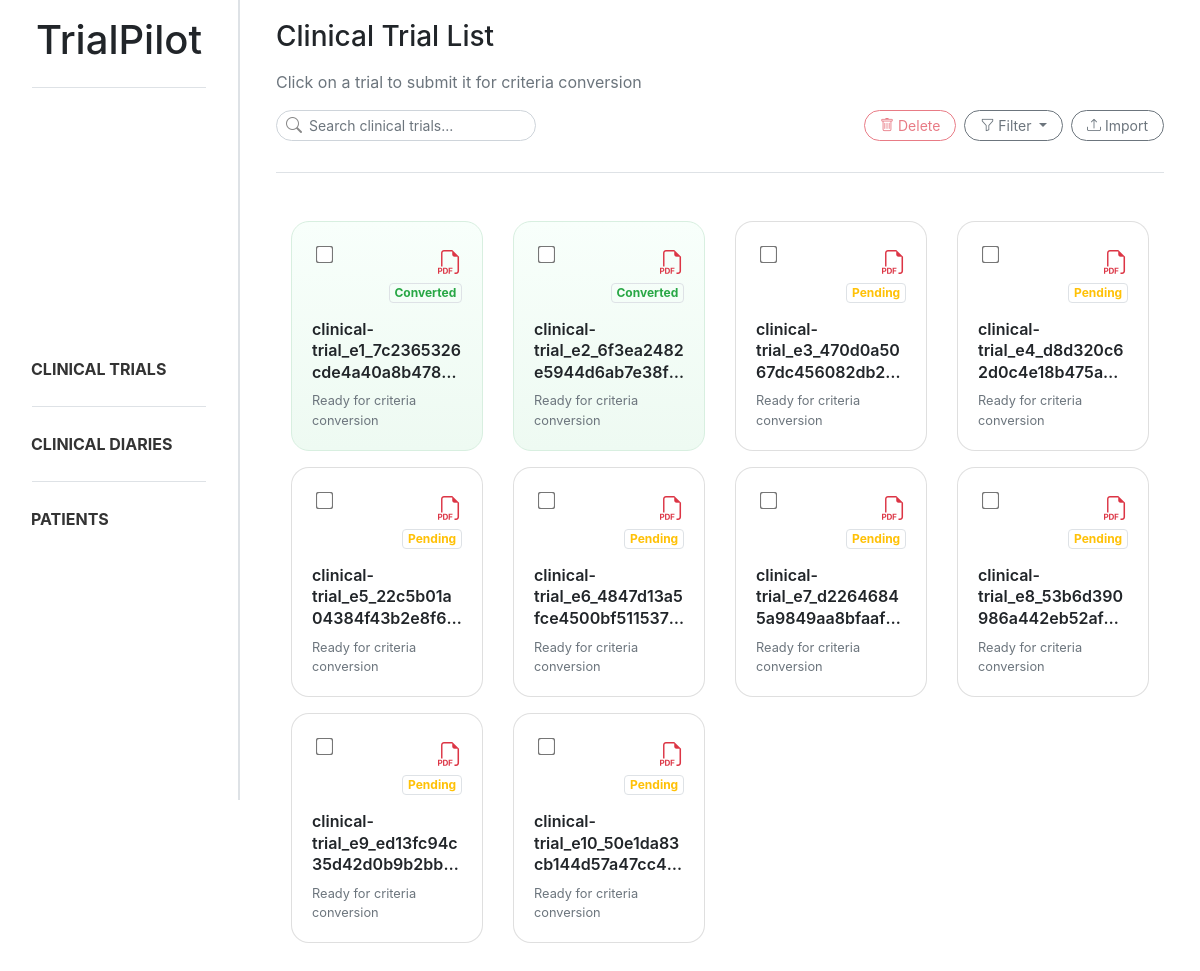
The page /trials/ on the database as committed earlier.
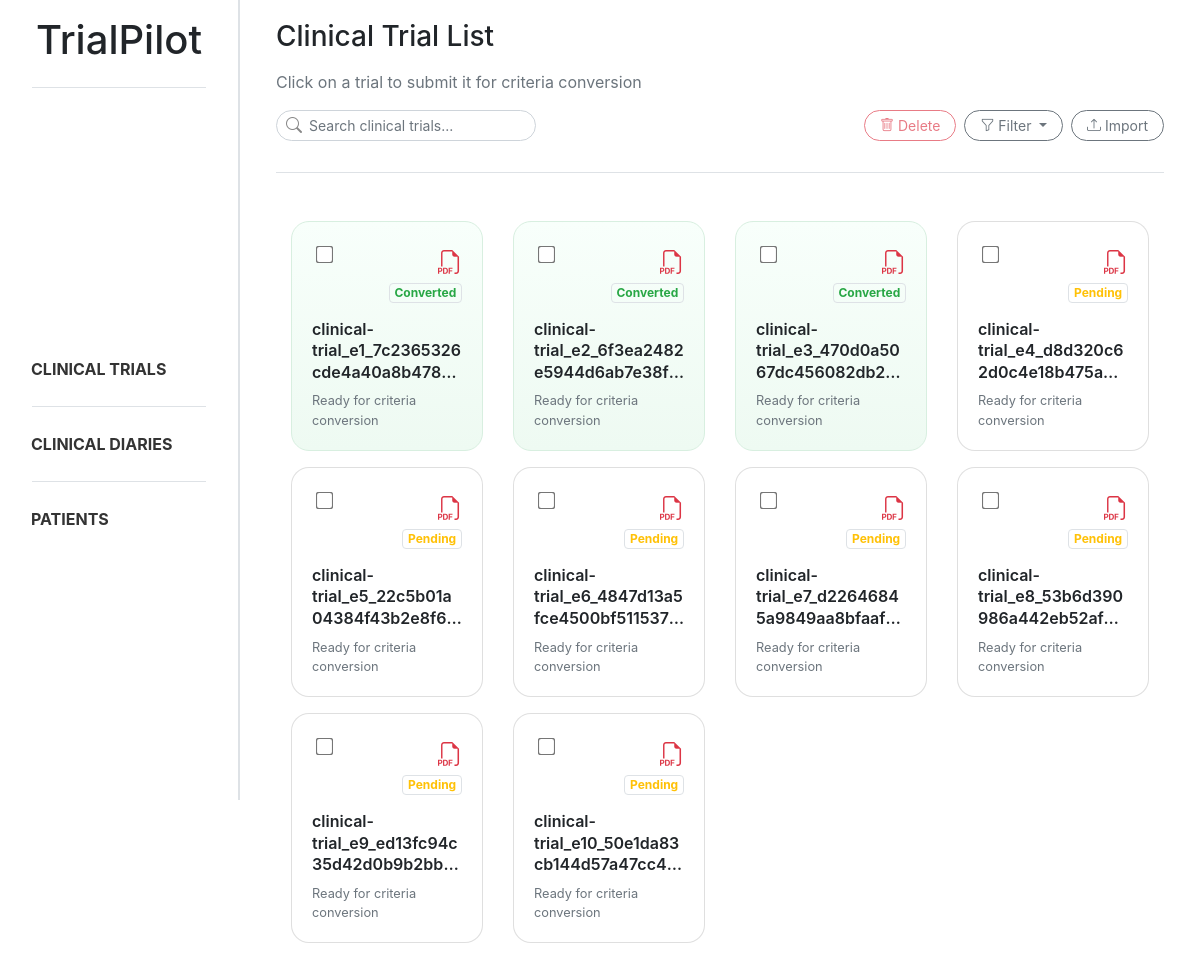
The same page on the database as committed later.
### trialpilot/models.py (models this page shows, shortened)
class Document(models.Model):
    class DocumentType(models.TextChoices):
        CLINICAL_DIARY = "diary", "Clinical Diary"
        CLINICAL_TRIAL = "trial", "Clinical Trial"
    title = models.CharField(max_length=255)
    type = models.CharField(max_length=20, choices=DocumentType.choices)
    extracted = models.BooleanField(default=False)
    created_at = models.DateTimeField(auto_now_add=True)
    updated_at = models.DateTimeField(auto_now=True)

### trialpilot/views.py (the view)
# urls.py: path('trials/', trial_list, name='trial_list'),
def trial_list(request):
    search = request.GET.get("search", "").strip()
    status = request.GET.get("status", "").strip()
    file_type = request.GET.get("file_type", "").strip().lower()
    trials = Document.objects.filter(type=Document.DocumentType.CLINICAL_TRIAL)
    if search:
        trials = trials.filter(title__icontains=search)
    if status == "extracted":
        trials = trials.filter(extracted=True)
    elif status == "not_extracted":
        trials = trials.filter(extracted=False)
    trial_data = []
    for trial in trials:
        if "." in trial.title:
            original_name, ext = trial.title.rsplit('.', 1)
            ext = ext.lower()
        else:
            ext = ""
        if file_type and ext != file_type:
            continue
        trial_data.append((trial, ext))
    return render(request, 'trialpilot/trial_list.html', {
        'trial_data': trial_data,
        'search': search,
        'status': status,
        'file_type': file_type,
    })

### trialpilot/templates/trialpilot/trial_list.html (shortened to what this page needs)
{% extends "trialpilot/base.html" %}
{% block content %}
<div class="d-flex flex-column mb-4 ml-3 mr-3">
    <h3 class="mb-3">Clinical Trial List</h3>
    <p class="text-muted">Click on a trial to submit it for criteria conversion</p>
    <div class="d-flex justify-content-between align-items-center mb-3">
        <form method="GET">
            <div class="position-relative" style="width:260px">
                <i class="bi bi-search position-absolute"
                    style="left:10px; top:50%; transform:translateY(-50%); color:#888;"></i>
                <input type="text" name="search" value="{{ search }}" class="form-control form-control-sm rounded-ui"
                    style="padding-left: 32px;" placeholder="Search clinical trials...">
            </div>
        </form>
        <div class="d-flex gap-2">
            <button id="deleteBtn" data-url="{% url 'trial_remove' %}" class="btn btn-outline-danger btn-sm rounded-ui"
                style="margin-right: 0.5rem;" disabled>
                <i class="bi bi-trash"></i>
                Delete
            </button>
            <div class="dropdown" style="margin-right: 0.5rem;">
                <button class="btn btn-outline-secondary btn-sm rounded-ui dropdown-toggle" type="button"
                    data-bs-toggle="dropdown" aria-expanded="false">
                    <i class="bi bi-funnel"></i>
                    Filter
                </button>
            </div>
            <button class="btn btn-outline-secondary btn-sm rounded-ui" data-bs-toggle="modal"
                data-bs-target="#uploadModal">
                <i class="bi bi-upload"></i>
                Import
            </button>
        </div>
    </div>
    <div class="sidebar-divider mb-4"></div>
</div>
<div class="row g-3 ml-3 mr-3">
    {% for trial, extension in trial_data %}
    <div class="col-12 col-sm-6 col-lg-4 col-xl-3 mb-3">
        <div class="trial-card-trigger" data-trial-id="{{ trial.id }}" data-trial-title="{{ trial.title }}"
            data-trial-extracted="{{ trial.extracted }}">
            <div
                class="card shadow-sm trial-card h-100 position-relative {% if trial.extracted %}trial-converted{% endif %}">
                <input type="checkbox" class="form-check-input position-absolute top-0 start-0 m-3 doc-checkbox"
                    value="{{ trial.id }}">
                <div class="card-body d-flex flex-column">
                    <div class="d-flex justify-content-between align-items-start mb-3 mt-2">
                        <div class="d-flex flex-column align-items-end gap-2">
                            {% if extension == "pdf" %}
                            <i class="bi bi-filetype-pdf trial-mini-icon text-danger"></i>
                            {% else %}
                            <i class="bi bi-filetype-txt trial-mini-icon text-primary"></i>
                            {% endif %}
                            {% if trial.extracted %}
                            <span class="badge rounded-pill bg-success-subtle text-success border mt-2">
                                Converted
                            </span>
                            {% else %}
                            <span class="badge rounded-pill bg-warning-subtle text-warning border mt-2">
                                Pending
                            </span>
                            {% endif %}
                        </div>
                    </div>
                    <h6 class="trial-title mb-2" title="{{ trial.title }}">
                        {{ trial.title }}
                    </h6>
                    <p class="text-muted small mb-0 mt-auto">
                        Ready for criteria conversion
                    </p>
                </div>
            </div>
        </div>
    </div>
    {% endfor %}
</div>
{% endblock %}

Rows that differ between the two databases and show on the page:
changed Document "clinical-trial_e3_470d0a5067dc456082db2c166d2c35af.pdf": extracted "Pending" → "Converted"
